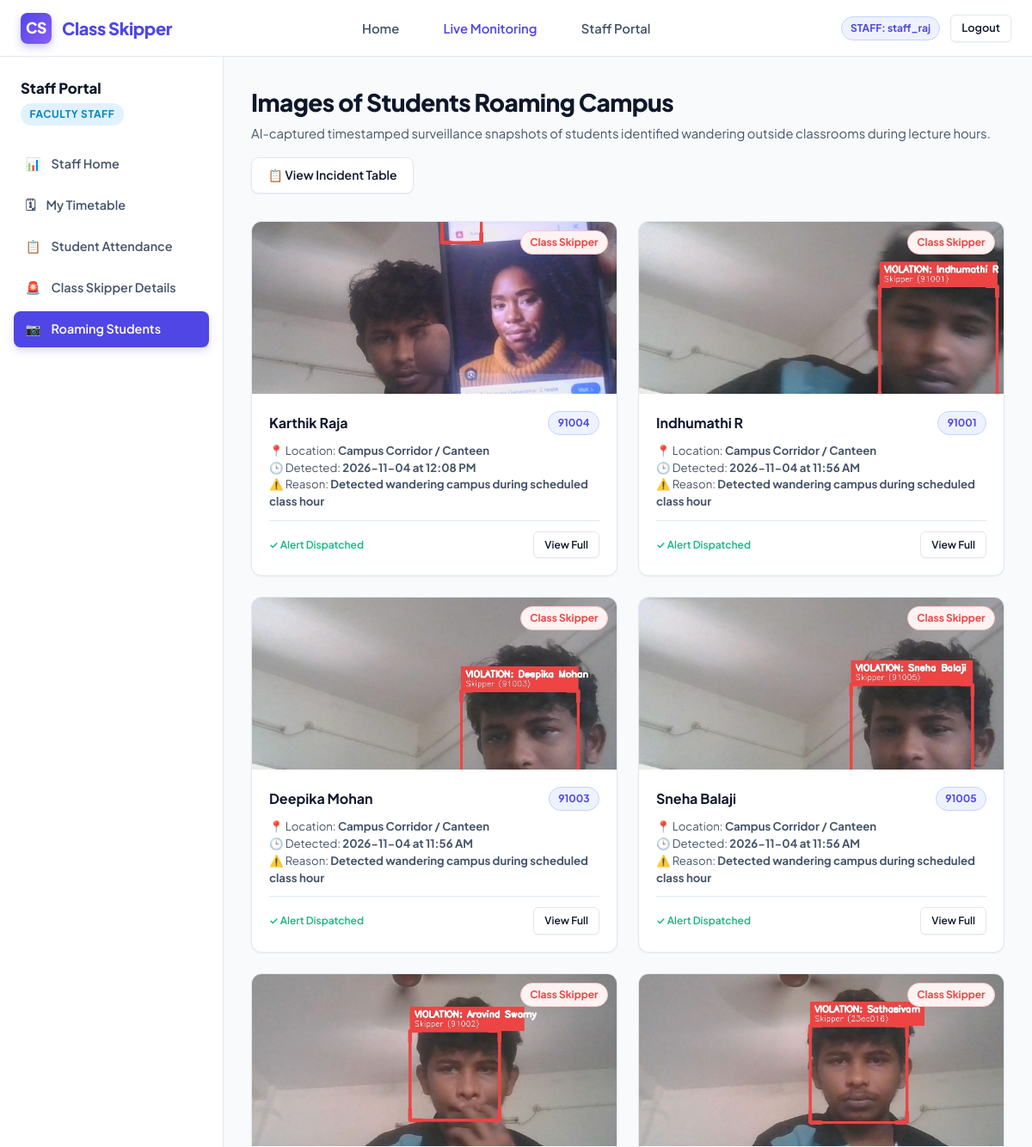
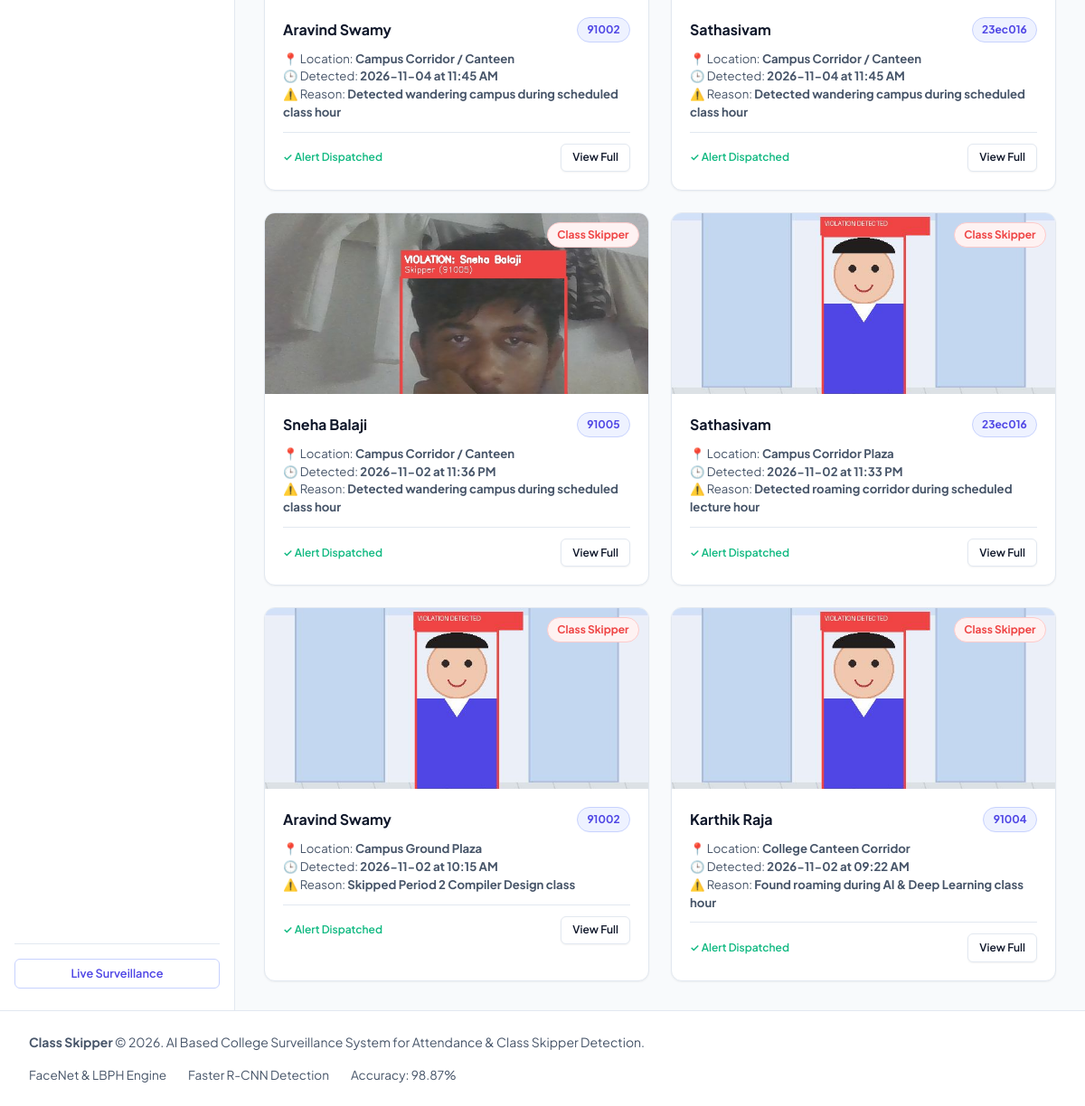
The app's page /staff/roaming_images (signed in) with its own data (2 pictures, top to bottom).
### tables this page shows
CREATE TABLE staff (
            id INTEGER PRIMARY KEY AUTOINCREMENT,
            staff_id VARCHAR(50) UNIQUE NOT NULL,
            name VARCHAR(150) NOT NULL,
            email VARCHAR(100) NOT NULL,
            mobile VARCHAR(30) NOT NULL,
            dept VARCHAR(100) NOT NULL,
            designation VARCHAR(100) DEFAULT 'Assistant Professor',
            username VARCHAR(50) UNIQUE NOT NULL,
            password VARCHAR(100) NOT NULL
        );

CREATE TABLE violations (
            id INTEGER PRIMARY KEY AUTOINCREMENT,
            student_id INTEGER,
            regno VARCHAR(50) NOT NULL,
            name VARCHAR(150) NOT NULL,
            dept VARCHAR(100) NOT NULL,
            sem VARCHAR(50) NOT NULL,
            date VARCHAR(30) NOT NULL,
            time VARCHAR(30) NOT NULL,
            location VARCHAR(100) NOT NULL,
            image_path VARCHAR(255) NOT NULL,
            reason VARCHAR(255) DEFAULT 'Found roaming outside classroom during class hours',
            status VARCHAR(50) DEFAULT 'Alert Sent',
            parent_notified INTEGER DEFAULT 1
        );

### app.py (the view)
@app.route('/staff/roaming_images')
@login_required('staff')
def staff_roaming_images():
    staff_info = query_db("SELECT * FROM staff WHERE username = %s", (session['username'],), one=True)
    roaming = query_db("SELECT * FROM violations WHERE dept = %s ORDER BY id DESC", (staff_info['dept'],))
    return render_template('staff/roaming_images.html', active_page='roaming_images', roaming_images=roaming)

### app.py (called while the page is built)
def login_required(required_role=None):
    def decorator(f):
        @functools.wraps(f)
        def decorated_function(*args, **kwargs):
            if not session.get('username'):
                flash('Please log in to access this portal.', 'danger')
                return redirect(url_for('login_view', role=required_role or 'admin'))
            if required_role and session.get('role') != required_role:
                flash(f'Unauthorized access. {required_role.capitalize()} privileges required.', 'danger')
                return redirect(url_for('index'))
            return f(*args, **kwargs)
        return decorated_function
    return decorator

### db.py (called while the page is built)
def get_connection():
    if DATABASE_TYPE == 'mysql':
        try:
            import mysql.connector
            conn = mysql.connector.connect(**MYSQL_CONFIG)
            return conn, 'mysql'
        except Exception:
            conn = sqlite3.connect(SQLITE_DB_PATH)
            conn.row_factory = sqlite3.Row
            return conn, 'sqlite'
    else:
        conn = sqlite3.connect(SQLITE_DB_PATH)
        conn.row_factory = sqlite3.Row
        return conn, 'sqlite'

def query_db(query, args=(), one=False, commit=False):
    conn, db_type = get_connection()
    cursor = conn.cursor()
    if db_type == 'sqlite':
        query = query.replace('%s', '?')
    else:
        query = query.replace('?', '%s')
    cursor.execute(query, args)
    if commit:
        conn.commit()
        last_id = cursor.lastrowid
        cursor.close()
        conn.close()
        return last_id
    rv = cursor.fetchall()
    cursor.close()
    conn.close()
    if rv:
        if db_type == 'sqlite':
            results = [dict(ix) for ix in rv]
        else:
            results = [dict(ix) if isinstance(ix, dict) else ix for ix in rv]
        return results[0] if one else results
    return None if one else []

### templates/staff/roaming_images.html (shortened to what this page needs)
{% extends 'staff/layout.html' %}
{% block staff_content %}
<div>
    <div class="page-header">
        <div>
            <h1 class="page-title">Images of Students Roaming Campus</h1>
            <p class="page-subtitle">AI-captured timestamped surveillance snapshots of students identified wandering outside classrooms during lecture hours.</p>
        </div>
        <a href="{{ url_for('staff_skippers') }}" class="btn btn-secondary">
            📋 View Incident Table
        </a>
    </div>
    <div class="roaming-gallery">
        {% for v in roaming_images %}
        <div class="roaming-card">
            <div class="roaming-img-wrap">
                <img src="/{{ v.image_path }}" class="roaming-img" alt="Violation snapshot" onerror="this.src='/static/violations/demo_violation_1.jpg'">
                <div style="position: absolute; top: 10px; right: 10px;">
                    <span class="badge badge-danger">Class Skipper</span>
                </div>
            </div>
            <div class="roaming-details">
                <div style="display: flex; justify-content: space-between; align-items: center; margin-bottom: 0.5rem;">
                    <h4 style="font-weight: 700; font-size: 1rem;">{{ v.name }}</h4>
                    <span class="badge badge-primary">{{ v.regno }}</span>
                </div>
                <div style="font-size: 0.825rem; color: var(--text-muted); line-height: 1.5;">
                    <div>📍 Location: <strong>{{ v.location }}</strong></div>
                    <div>🕒 Detected: <strong>{{ v.date }} at {{ v.time }}</strong></div>
                    <div>⚠️ Reason: <strong>{{ v.reason }}</strong></div>
                </div>
                <div style="margin-top: 0.75rem; padding-top: 0.75rem; border-top: 1px solid var(--border); display: flex; justify-content: space-between; align-items: center;">
                    <span style="font-size: 0.75rem; color: var(--success); font-weight: 600;">✓ Alert Dispatched</span>
                    <a href="/{{ v.image_path }}" target="_blank" class="btn btn-secondary btn-sm" style="font-size: 0.75rem;">View Full</a>
                </div>
            </div>
        </div>
        {% else %}
        <div class="card" style="grid-column: 1 / -1; text-align: center; color: var(--text-muted); padding: 3rem 0;">
            No roaming snapshot captures recorded.
        </div>
        {% endfor %}
    </div>
</div>
{% endblock %}

### templates/staff/layout.html
{% extends 'base.html' %}
{% block content %}
<div class="app-container">
    <aside class="sidebar">
        <div class="sidebar-header">
            <h3 style="font-size: 1.05rem; font-weight: 800; color: var(--text-main);">Staff Portal</h3>
            <span class="sidebar-role-badge" style="background: #e0f2fe; color: #0284c7;">Faculty Staff</span>
        </div>
        <ul class="sidebar-menu">
            <li>
                <a href="{{ url_for('staff_dashboard') }}" class="sidebar-item {{ 'active' if active_page == 'dashboard' else '' }}">
                    <span>📊</span> Staff Home
                </a>
            </li>
            <li>
                <a href="{{ url_for('staff_timetable') }}" class="sidebar-item {{ 'active' if active_page == 'timetable' else '' }}">
                    <span>🗓</span> My Timetable
                </a>
            </li>
            <li>
                <a href="{{ url_for('staff_attendance') }}" class="sidebar-item {{ 'active' if active_page == 'attendance' else '' }}">
                    <span>📋</span> Student Attendance
                </a>
            </li>
            <li>
                <a href="{{ url_for('staff_skippers') }}" class="sidebar-item {{ 'active' if active_page == 'skippers' else '' }}">
                    <span>🚨</span> Class Skipper Details
                </a>
            </li>
            <li>
                <a href="{{ url_for('staff_roaming_images') }}" class="sidebar-item {{ 'active' if active_page == 'roaming_images' else '' }}">
                    <span>📷</span> Roaming Students
                </a>
            </li>
        </ul>
        <div style="margin-top: auto; padding-top: 1rem; border-top: 1px solid var(--border);">
            <a href="{{ url_for('monitoring_view') }}" class="btn btn-outline-primary btn-sm" style="width: 100%;">
                Live Surveillance
            </a>
        </div>
    </aside>
    <main class="main-content">
        {% block staff_content %}{% endblock %}
    </main>
</div>
{% endblock %}

### templates/base.html (shortened to what this page needs)
<!DOCTYPE html>
<html lang="en">
<head>
    <link rel="stylesheet" href="{{ url_for('static', filename='css/style.css') }}">
</head>
<body>
    <nav class="navbar">
        <div class="nav-container">
            <a href="{{ url_for('index') }}" class="brand-logo">
                <div class="brand-icon">CS</div>
                <span>Class Skipper</span>
            </a>
            <ul class="nav-menu">
                <li><a href="{{ url_for('index') }}" class="nav-link">Home</a></li>
                <li><a href="{{ url_for('monitoring_view') }}" class="nav-link" style="color: var(--primary);">Live Monitoring</a></li>
                {% if session.get('role') == 'admin' %}
                    <li><a href="{{ url_for('admin_dashboard') }}" class="nav-link">Admin Portal</a></li>
                {% elif session.get('role') == 'staff' %}
                    <li><a href="{{ url_for('staff_dashboard') }}" class="nav-link">Staff Portal</a></li>
                {% elif session.get('role') == 'hod' %}
                    <li><a href="{{ url_for('hod_dashboard') }}" class="nav-link">HoD Portal</a></li>
                {% else %}
                    <li><a href="{{ url_for('login_view', role='staff') }}" class="nav-link">Staff</a></li>
                    <li><a href="{{ url_for('login_view', role='hod') }}" class="nav-link">HOD</a></li>
                    <li><a href="{{ url_for('login_view', role='admin') }}" class="nav-link">Admin</a></li>
                {% endif %}
            </ul>
            <div class="nav-actions">
                {% if session.get('username') %}
                    <span class="badge badge-primary">
                        {{ session.get('role')|upper }}: {{ session.get('username') }}
                    </span>
                    <a href="{{ url_for('logout') }}" class="btn btn-secondary btn-sm">Logout</a>
                {% else %}
                    <a href="{{ url_for('monitoring_view') }}" class="btn btn-primary btn-sm">Live Surveillance</a>
                {% endif %}
            </div>
        </div>
    </nav>
    <div style="flex: 1;">
        {% block content %}{% endblock %}
    </div>
    <footer class="footer">
        <div style="max-width: 1300px; margin: 0 auto; display: flex; justify-content: space-between; align-items: center; flex-wrap: wrap; gap: 1rem;">
            <div>
                <strong>Class Skipper</strong> &copy; 2026. AI Based College Surveillance System for Attendance & Class Skipper Detection.
            </div>
            <div style="display: flex; gap: 1.5rem; font-size: 0.85rem;">
                <span>FaceNet & LBPH Engine</span>
                <span>Faster R-CNN Detection</span>
                <span>Accuracy: 98.87%</span>
            </div>
        </div>
    </footer>
</body>
</html>

### records on screen
staff: get "staff_raj"
violations: image_path (picture), name "Karthik Raja", regno "91004", location "Campus Corridor / Canteen", date "2026-11-04", time "12:08 PM", reason "Detected wandering campus during scheduled class hour"
violations: image_path (picture), name "Indhumathi R", regno "91001", location "Campus Corridor / Canteen", date "2026-11-04", time "11:56 AM", reason "Detected wandering campus during scheduled class hour"
violations: image_path (picture), name "Deepika Mohan", regno "91003", location "Campus Corridor / Canteen", date "2026-11-04", time "11:56 AM", reason "Detected wandering campus during scheduled class hour"
violations: image_path (picture), name "Sneha Balaji", regno "91005", location "Campus Corridor / Canteen", date "2026-11-04", time "11:56 AM", reason "Detected wandering campus during scheduled class hour"
violations: image_path (picture), name "Aravind Swamy", regno "91002", location "Campus Corridor / Canteen", date "2026-11-04", time "11:45 AM", reason "Detected wandering campus during scheduled class hour"
violations: image_path (picture), name "Sathasivam", regno "23ec016", location "Campus Corridor / Canteen", date "2026-11-04", time "11:45 AM", reason "Detected wandering campus during scheduled class hour"
violations: image_path (picture), name "Sneha Balaji", regno "91005", location "Campus Corridor / Canteen", date "2026-11-02", time "11:36 PM", reason "Detected wandering campus during scheduled class hour"
violations: image_path (picture), name "Sathasivam", regno "23ec016", location "Campus Corridor Plaza", date "2026-11-02", time "11:33 PM", reason "Detected roaming corridor during scheduled lecture hour"
violations: image_path (picture), name "Aravind Swamy", regno "91002", location "Campus Ground Plaza", date "2026-11-02", time "10:15 AM", reason "Skipped Period 2 Compiler Design class"
violations: image_path (picture), name "Karthik Raja", regno "91004", location "College Canteen Corridor", date "2026-11-02", time "09:22 AM", reason "Found roaming during AI & Deep Learning class hour"

### other values on screen
{{ session.get('role')|upper }} "STAFF"
